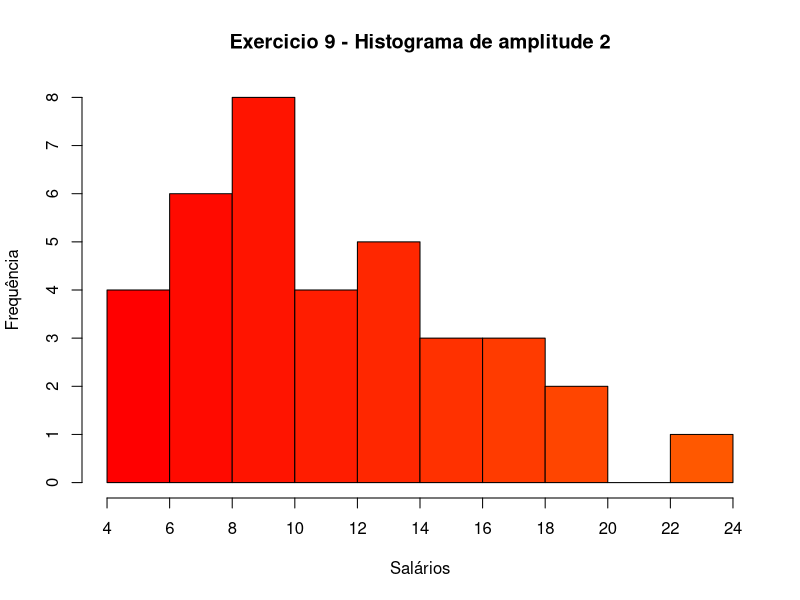

Source code (R):
library(readxl)
dados <- read_excel("dados/exercicio9.xls")
View(dados)

maximo <- max(dados$Salários)
maximo
minimo <- min(dados$Salários)
minimo
#minimo = 4, maximo = 24, amplitude = 2
brk<-seq(4,24,2)
brk

classes<-c("4-6", "6-8", "8-10", "10-12", "12-14", "14-16", "16-18", "18-20","20-22", "22-24")

frequencia <- table(cut(dados$Salários, breaks=brk, labels=classes, right=F))
frequencia

hist(dados$Salários,breaks=brk,right=F,main="Exercicio 9 - Histograma de amplitude 2", xlab = "Salários", ylab = "Frequência", xaxt = "n", yaxt="n", xlim= c(4,24), ylim=c(0,8),  col = heat.colors(length(dados$Salários)))
axis(side=1, xaxp = c(4,24,10))
axis(side=2, yaxp = c(0, 8, 8))

dev.copy(device = jpeg, file = "graficos/exercicio9_figura1.jpeg", width = 600, height = 500, res = 100)
dev.off()
